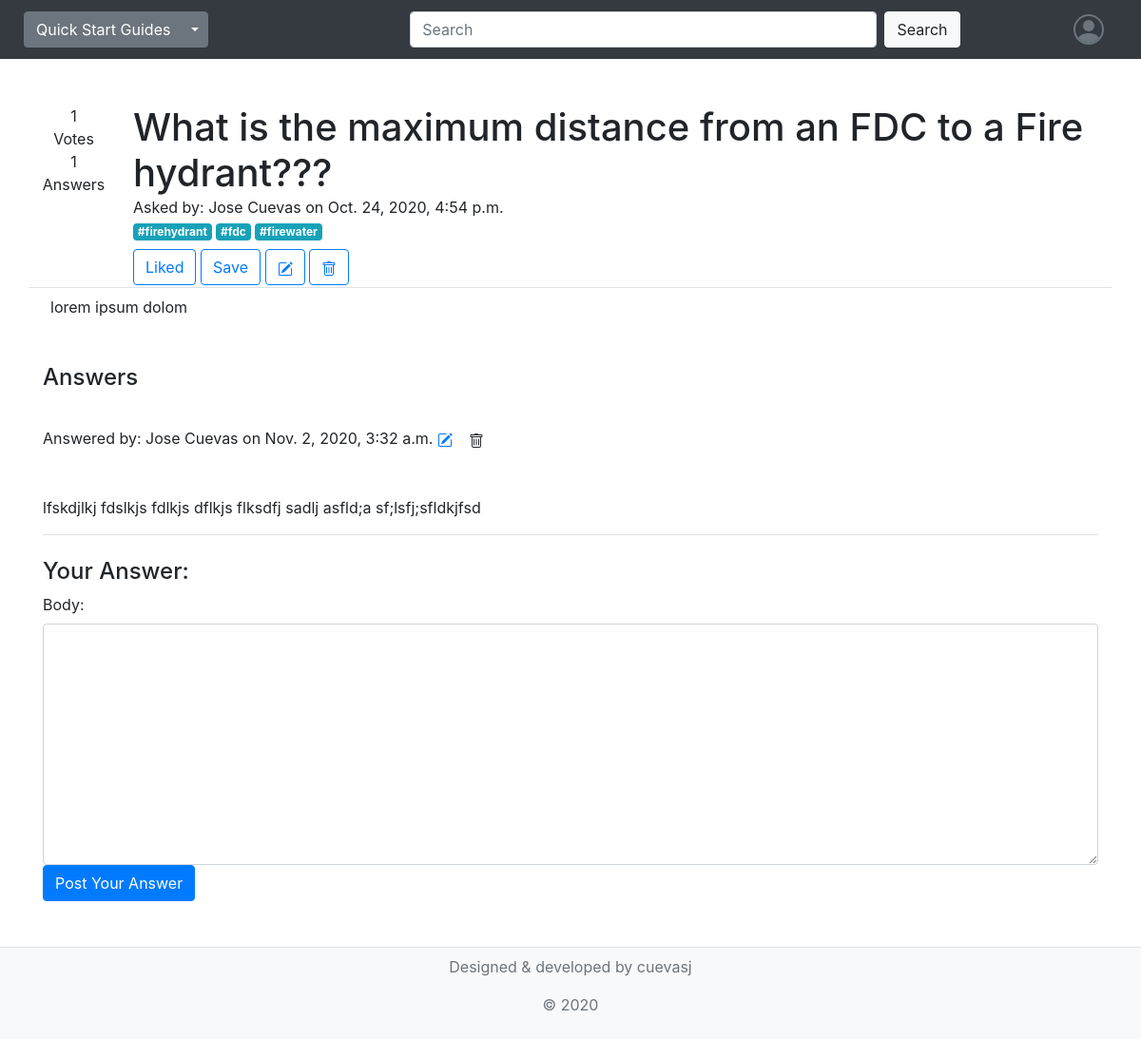
Screenshot of /questions/show/1 (signed in) with the database file from the repository.
### questions/models.py (models this page shows)
class Question(models.Model):
    title = models.CharField(max_length = 255)
    body = RichTextField()
    total_votes = models.IntegerField(default=0)
    slug = models.SlugField(unique=True, max_length=100)
    tags = TaggableManager()
    created_by = models.ForeignKey(user_models.User, on_delete=models.CASCADE, related_name="questions")
    created_at = models.DateTimeField(auto_now_add=True)

class Answer(models.Model):
    body = RichTextField()
    question = models.ForeignKey('Question', on_delete=models.CASCADE, related_name="answers")
    created_by = models.ForeignKey(user_models.User, on_delete=models.CASCADE, related_name="answers")
    created_at = models.DateTimeField(auto_now_add=True)

### users/models.py (models this page shows)
class User(AbstractUser):
    pass

### questions/views.py (the view)
# urls.py: path("show/<int:question_id>", views.show, name="question_show"),
@login_required
def show(request, question_id):
    question = Question.objects.get(pk=question_id)
    answers = Answer.objects.filter(question=question)
    question.answers_count = question.answers.all().count()
    try:
        bookmark = Bookmark.objects.get(question=question, user=request.user)
        question.bookmarked_by_user = True
    except:
        question.bookmarked_by_user = False
    try:
        upvote = Vote.objects.get(question=question, user=request.user, upvote=True)
        question.liked_by_user = True
    except:
        question.liked_by_user = False
    return render(request, "questions/show.html", {
        "question":question,
        "answers":answers,
        "answer_form": NewAnswerForm() })

### questions/views.py
class NewAnswerForm(forms.ModelForm):
    class Meta:
        model = Answer
        fields = [
            'body',
        ]
    def __init__(self, *args, **kwargs):
        super(NewAnswerForm, self).__init__(*args, **kwargs)
        for visible in self.visible_fields():
            visible.field.widget.attrs['class'] = 'form-control'

### questions/templates/questions/show.html (shortened to what this page needs)
{% extends "questions/layout.html" %}
{% block body %}
    <div>
        <div class="border-bottom row">
            <div class="q-list-info d-inline-block px-2 align-top col-1">
                <div class="q-list-votes text-center">
                    <p class="my-0">{{ question.total_votes|default:"0" }}</p>
                    <p class="my-0">Votes</p>
                </div>
                <div class="q-list-answers text-center">
                    <p class="my-0">{{ question.answers_count|default:"0" }}</p>
                    <p class="my-0">Answers</p>
                </div>
            </div>
            <div class="d-inline-block col-11">
                <h1 class="d-inline">{{ question.title }}</h1>
                <p class="mb-0">Asked by: {{ question.created_by.first_name }} {{ question.created_by.last_name }} on {{ question.created_at }}</p>
                <div class="mb-2">
                    {% for tag in question.tags.all %}
                    <a href="" class="badge badge-info">#{{ tag }}</a>
                    {% endfor %}
                </div>
                <div class="q-list-actions d-inline-block align-text-bottom">
                    {% if user.is_authenticated %}
                    <div class="d-inline-block align-toptext-center">
                        {% if question.liked_by_user %}
                        <a href="{% url 'question_downvote' question.pk %}" class="btn btn-outline-primary" data-toggle="tooltip" data-placement="bottom" title="Unlike question">Liked</a>
                        {% else %}
                        <a href="{% url 'question_upvote' question.pk %}" class="btn btn-outline-primary" data-toggle="tooltip" data-placement="bottom" title="Like if this question has been usefull to you, shows research effort and is clear">Like</a>
                        {% endif %}
                        {% if question.bookmarked_by_user %}
                        <a href="{% url 'question_bookmark' question.pk %}" class="btn btn-outline-primary" data-toggle="tooltip" data-placement="bottom" title="Delete question from your saved list">Saved</a>
                        {% else %}
                        <a href="{% url 'question_bookmark' question.pk %}" class="btn btn-outline-primary" data-toggle="tooltip" data-placement="bottom" title="Add question to your saved list">Save</a>
                        {% endif %}
                    </div>
                    {% endif %}
                    {% if user.is_authenticated %}
                        {% if question.created_by == user %}
                        <a href="{% url 'question_edit' question.pk %}" class="d-inline">
                            <button type="button" class="btn btn-outline-primary">
                            </button>
                        </a>
                        <form action="{% url 'question_delete' question.pk %}" method="post" class="d-inline">
                            <button type="submit" class="btn btn-outline-primary">
                            </button>
                        </form>
                        {% endif %}
                    {% endif %}
                </div>
            </div>
        </div>
        <div class="container p-0">
            <div class="p-2 row">
                <div class="q-list-summary d-inline-block align-top col-11">
                    <p class="" >{{ question.body|safe }}</p>
                </div>
            </div>
        </div>
    </div>
    <div class="pt-4">
        <div>
            <h4>Answers</h4>
            {% for answer in answers %}
            <div class="border-bottom pt-4">
                <div class="pb-4">
                    <p class="d-inline">Answered by: {{ answer.created_by.first_name }} {{ answer.created_by.last_name }} on {{answer.created_at}}</p>
                    {% if user.is_authenticated %}
                        {% if answer.created_by == user %}
                        <a href="{% url 'answer_edit' answer.pk %}" class="d-inline">
                        </a>
                        <form action="{% url 'answer_delete' answer.pk %}" method="post" class="d-inline">
                            <button type="submit" class="btn">
                            </button>
                        </form>
                        {% endif %}
                    {% endif %}
                </div>
                <p>{{answer.body|safe}}</p>
            </div>
            {% empty %}
            <p>No answers yet</p>
            {% endfor %}
        </div>
        <div class="pt-4">
            <h4>Your Answer:</h4>
            {% if user.is_authenticated %}
            <form action="{% url 'answer_new' question.pk %}" method="post">
                {{ answer_form }}
                <input type="submit" value="Post Your Answer" class="btn btn-primary">
            </form>
            {% else %}
            <p>Login to answer this question</p>
            {% endif %}
        </div>
    </div>
{% endblock %}

### rows the page displays
Question: total_votes "1", answers_count "1", title "What is the maximum distance from an FDC to a Fire hydrant???", created_by.first_name "Jose", created_by.last_name "Cuevas", created_at "Oct. 24, 2020, 4:54 p.m.", body "lorem ipsum dolom"
Tag: name "firehydrant"
Tag: name "fdc"
Tag: name "firewater"
Answer: created_by.first_name "Jose", created_by.last_name "Cuevas", created_at "Nov. 2, 2020, 3:32 a.m.", body "lfskdjlkj fdslkjs fdlkjs dflkjs flksdfj sadlj asfld;a sf;lsfj;sfldkjfsd"
